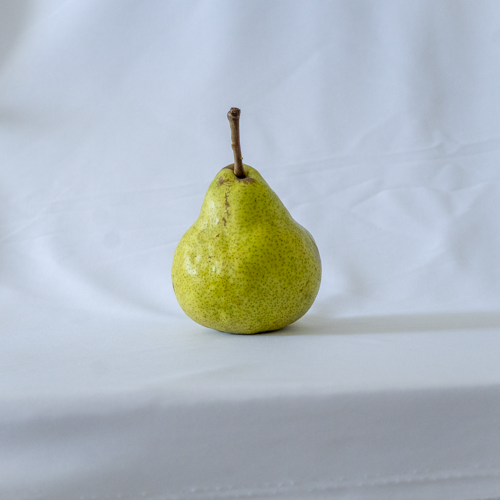
#> input picture input/imagem.png, 500 x 500 px
$ python filtros.py
#> lines starting #> are read from the running program, lines starting #| are printed output that depends on the picture
### inputoutput.py
from PIL import Image, ImageFilter
import numpy as np
import os

INPUT_DIR = "input"
OUTPUT_DIR = "output"

def in_file(filename):
    return os.path.join(INPUT_DIR, filename)

def out_file(filename):
    return os.path.join(OUTPUT_DIR, filename)

# [9 lines left out: functions show_vertical, show_horizontal, not called in this run]

### filtros.py
from PIL import Image, ImageFilter
import numpy as np
from inputoutput import in_file, out_file
import os

def show_horizontal(*images):
    arrays = [np.array(im) for im in images]
    im = Image.fromarray(np.hstack(arrays))
    im.show()

img = Image.open(in_file("imagem.png"))
#> img is the input picture: PIL image 500x500 RGB; mean R, G, B 177, 186.3, 191.9
img2 = img.filter(ImageFilter.BLUR)
#filtro de passa alta
filtered = img.filter(ImageFilter.CONTOUR)
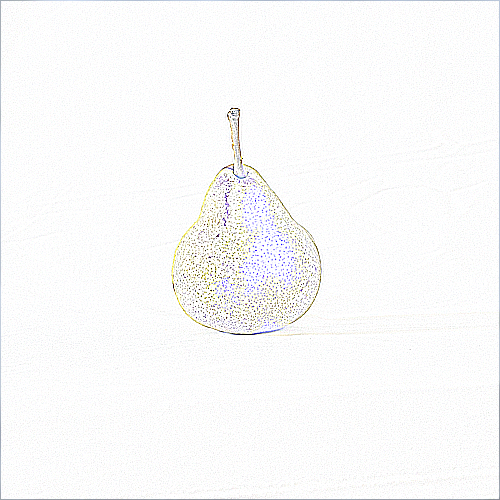
#> filtered: PIL image 500x500 RGB; mean R, G, B 249.9, 249.9, 249.8
#filtered.show()
#img.show()
show_horizontal(img, filtered, img2)
#> in show_horizontal, `im = Image.fromarray(np.hstack(arrays))`:
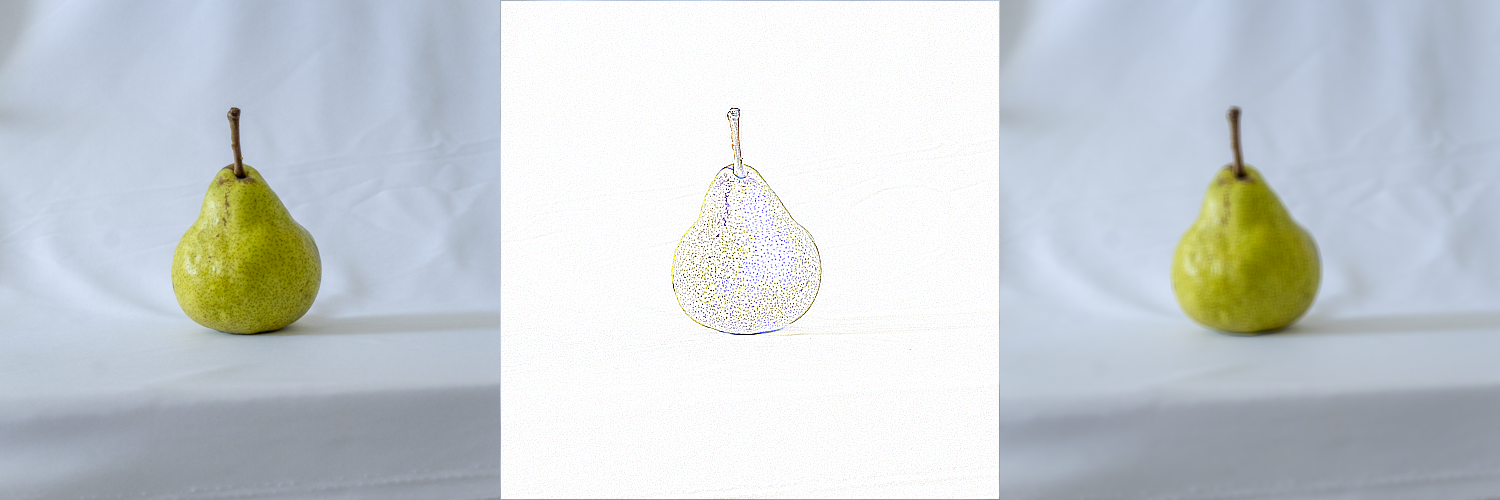
#> im: PIL image 1500x500 RGB; mean R, G, B 201.3, 207.5, 211.2
